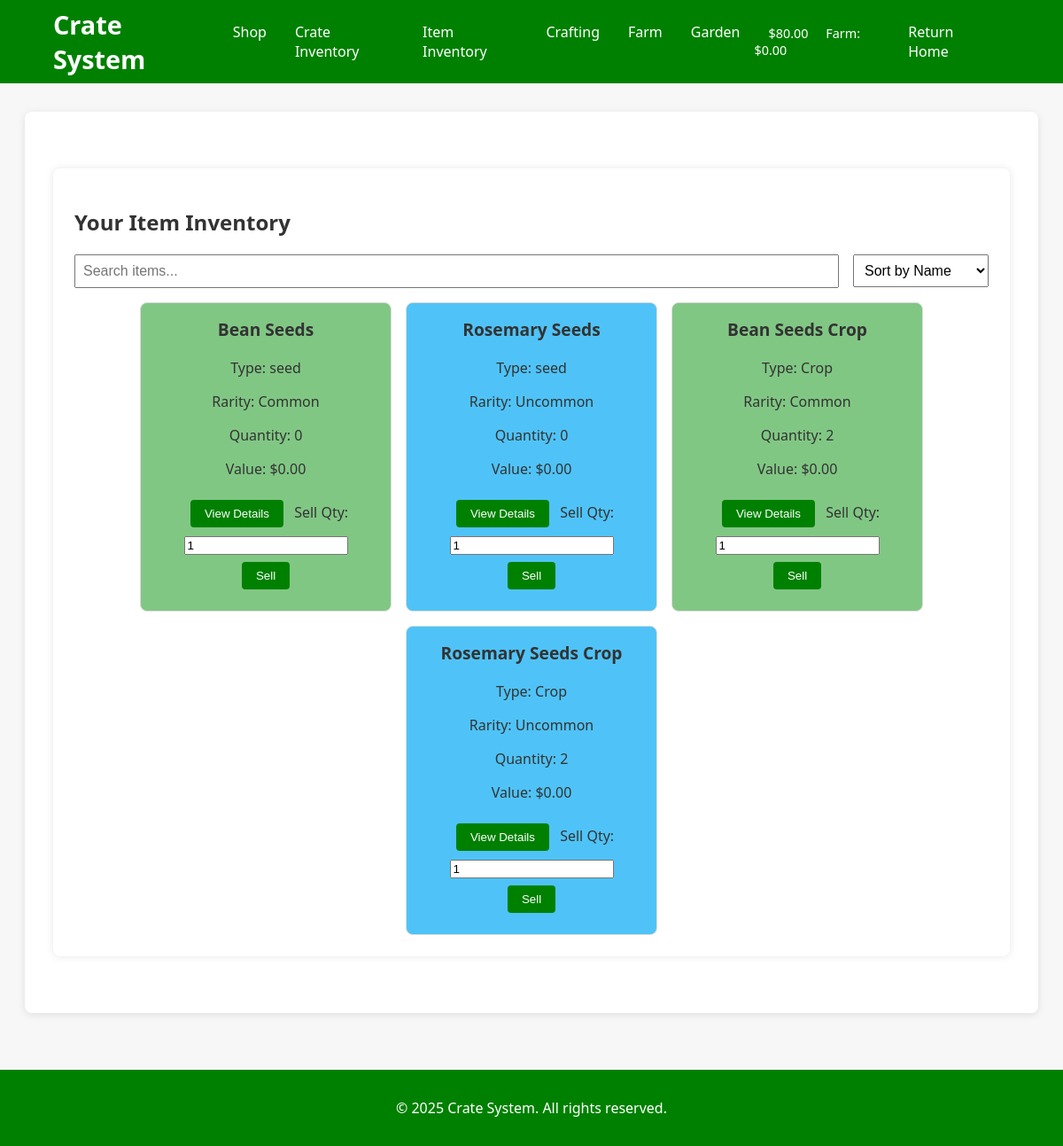
Page /crates/items/ (signed in) on the committed database.
### apps/users/models.py (models this page shows, shortened)
class UserProfile(models.Model):
    user = models.OneToOneField(User, on_delete=models.CASCADE)
    tc_consent = models.BooleanField(default=False)
    consent_date = models.DateTimeField(auto_now_add=True)
    friends = models.ManyToManyField("self", symmetrical=False, blank=True)
    bingo_board = models.JSONField(default=list)
    total_crates_opened = models.PositiveIntegerField(default=0)
    total_garden_plants = models.PositiveIntegerField(default=0)
    most_used_garden_crop = models.CharField(max_length=50, blank=True)
    total_casino_games_played = models.PositiveIntegerField(default=0)
    total_casino_wagered = models.DecimalField(max_digits=12, decimal_places=2, default=Decimal('0.00'))
    total_casino_green_bets = models.PositiveIntegerField(default=0)
    total_casino_green_fund_donated = models.DecimalField(max_digits=12, decimal_places=2, default=Decimal('0.00'))
    total_casino_wins = models.PositiveIntegerField(default=0)
    total_items_crafted = models.PositiveIntegerField(default=0)
    rare_items_crafted = models.PositiveIntegerField(default=0)
    most_crafted_item = models.CharField(max_length=100, blank=True)
    climate_duels_played = models.PositiveIntegerField(default=0)
    climate_duels_won = models.PositiveIntegerField(default=0)
    climate_duel_eco_score = models.DecimalField(max_digits=12, decimal_places=2, default=Decimal('0.00'))
    currency_balance = models.DecimalField(max_digits=12, decimal_places=2, default=Decimal('0.00'))
    farm_currency = models.DecimalField(max_digits=12, decimal_places=2, default=Decimal('0.00'))
    total_experience = models.IntegerField(default=0)
    experience_points = models.IntegerField(default=0)
    level = models.IntegerField(default=1)

### apps/crates/models.py (models this page shows, shortened)
class InventoryItem(models.Model):
    user = models.ForeignKey(User, on_delete=models.CASCADE, related_name="inventory")
    item = models.ForeignKey(Item, on_delete=models.CASCADE)
    quantity = models.PositiveIntegerField(default=1)
    class Meta:
        unique_together = ("user", "item")

class Item(models.Model):
    ITEM_TYPES = [
        ("material", "Material"),
        ("blueprint", "Blueprint"),
        ("special", "Special Item"),
        ("consumable", "Consumable"),
        ("currency", "Currency"),
        ("Seed", "Seed"),
        ("crop", "Crop"),
    ]
    RARITY_LEVELS = [
        (1, "Common"),
        (2, "Uncommon"),
        (3, "Rare"),
        (4, "Epic"),
        (5, "Legendary"),
        (6, "Mythic"),
    ]
    name = models.CharField(max_length=100, unique=True)
    item_type = models.CharField(max_length=20, choices=ITEM_TYPES)
    rarity = models.IntegerField(choices=RARITY_LEVELS, default=1)
    rarity_multiplier = models.DecimalField(max_digits=5, decimal_places=2, default=1.00)
    is_stackable = models.BooleanField(default=True)
    base_value = models.DecimalField(max_digits=10, decimal_places=2, default=0.00)
    description = models.TextField(blank=True, null=True)
    @property
    def value(self):
        rarity_multipliers = {1: 1.0, 2: 1.5, 3: 2.5, 4: 5.0, 5: 10.0}
        multiplier = Decimal(rarity_multipliers.get(self.rarity, 1.0))
        return (self.base_value * multiplier).quantize(Decimal("0.01"))

### apps/crates/views.py (the view)
# urls.py: path("items/", item_inventory, name="item_inventory"),  # New URL for item inventory
@login_required
def item_inventory(request):
    inventory_items = InventoryItem.objects.filter(user=request.user)
    return render(request, "crates/item_inventory.html", {"inventory_items": inventory_items})

### apps/casino/context_processors.py (called while the page is built)
def green_fund_context(request):
    from apps.casino.models import GreenFund  # Import inside the function
    fund, created = GreenFund.objects.get_or_create(id=1)
    return {"green_fund": fund}

### templates/crates/item_inventory.html (shortened to what this page needs)
{% extends 'crates/base_crates.html' %}
{% load static %}
{% block content %}
<div class="inventory-container">
  <h2>Your Item Inventory</h2>
  <div class="inventory-controls">
    <input type="text" id="itemSearch" placeholder="Search items..." onkeyup="filterItems()">
    <select id="sortItems" onchange="sortItems()">
      <option value="name">Sort by Name</option>
    </select>
  </div>
  {% if inventory_items %}
  <div id="inventory-grid" class="inventory-grid">
    {% for inv_item in inventory_items %}
    <div class="inventory-card rarity-{{ inv_item.item.rarity }}"
         data-name="{{ inv_item.item.name }}"
         data-rarity="{{ inv_item.item.rarity }}"
         data-quantity="{{ inv_item.quantity }}">
      <h3>{{ inv_item.item.name }}</h3>
      <p>Type: {{ inv_item.item.get_item_type_display }}</p>
      <p>Rarity: {{ inv_item.item.get_rarity_display }}</p>
      <p>Quantity: {{ inv_item.quantity }}</p>
      <p>Value: ${{ inv_item.item.value }}</p>
      <button type="button" onclick="showItemDetails('{{ inv_item.item.id }}')">View Details</button>
      <label for="sell-quantity-{{ inv_item.item.id }}">Sell Qty:</label>
      <input type="number" id="sell-quantity-{{ inv_item.item.id }}" value="1" min="1">
      <button type="button" onclick="sellItem('{{ inv_item.item.id }}')">Sell</button>
    </div>
    {% endfor %}
  </div>
  {% else %}
    <p>You have not collected any items yet.</p>
  {% endif %}
</div>
{% endblock %}

### templates/crates/base_crates.html (shortened to what this page needs)
<!DOCTYPE html>
<html lang="en">
<head>
  {% load static %}
  <link rel="stylesheet" href="{% static 'css/crates.css' %}">
</head>
<body>
  <div class="d-flex flex-column min-vh-100">
    <header style="background-color: green;">
      <div class="header-container">
        <h1>Crate System</h1>
        <nav>
          <ul>
            <li><a href="{% url 'crate_shop' %}">Shop</a></li>
            <li><a href="{% url 'crate_inventory' %}">Crate Inventory</a></li>
            <li><a href="{% url 'item_inventory' %}">Item Inventory</a></li>
            <li><a href="{% url 'recipe_list' %}">Crafting</a></li>
            <li><a href="{% url 'building_list' %}">Farm</a></li>
            <li><a href="{% url 'garden_dashboard' %}">Garden</a></li>
          </ul>
        </nav>
        {% if user.is_authenticated %}
        <div class="currency-display">
          <span>${{ user.userprofile.currency_balance }}</span>
          <span>Farm: ${{ user.userprofile.farm_currency }}</span>
        </div>
        {% endif %}
        <nav>
          <ul>
            <li><a href="{% url 'home' %}">Return Home</a></li>
          </ul>
        </nav>
      </div>
    </header>
    <main class="flex-grow-1" style="flex: 1;">
      <div class="content-container" style="flex: 1;">
        {% block content %}{% endblock %}
      </div>
    </main>
    <footer style="background-color: green;">
      <p>&copy; 2025 Crate System. All rights reserved.</p>
    </footer>
  </div>
</body>
</html>

### apps/crates/static/css/crates.css (style rules this page uses)
html, body { height: 100%; }
.d-flex { display: flex; }
.flex-column { flex-direction: column; }
.min-vh-100 { min-height: 100vh; }
.flex-grow-1 { flex-grow: 1; }
body { font-family: 'Segoe UI', Tahoma, Geneva, Verdana, sans-serif; background-color: #f7f7f7; margin: 0; color: #333; }
header { background-color: green; color: #fff; position: sticky; top: 0; z-index: 100; padding: 0.5rem 0; }
.header-container { width: 90%; max-width: 1200px; margin: 0 auto; display: flex; align-items: center; justify-content: space-between; }
header h1 { margin: 0; font-size: 1.8rem; }
nav ul { list-style: none; margin: 0; padding: 0; display: flex; }
nav ul li { margin: 0 1rem; }
nav ul li a { color: #fff; text-decoration: none; font-size: 1rem; transition: color 0.3s; }
.currency-display { font-size: 0.9rem; }
.currency-display span { margin-left: 1rem; }
.content-container { width: 90%; max-width: 1200px; margin: 2rem auto; background-color: #fff; padding: 2rem; border-radius: 8px; box-shadow: 0 2px 8px rgba(0,0,0,0.1); }
footer { background-color: green; color: #fff; text-align: center; padding: 1rem 0; margin-top: 2rem; }
button, .btn { background-color: green; border: none; border-radius: 4px; color: #fff; padding: 0.5rem 1rem; margin: 0.5rem; cursor: pointer; text-decoration: none; transition: background-color 0.3s; }
.inventory-container { margin: 2rem auto; max-width: 1200px; background-color: #ffffff; padding: 1.5rem; border-radius: 8px; box-shadow: 0 0 10px rgba(0,0,0,0.1); }
.inventory-controls { display: flex; justify-content: space-between; align-items: center; margin-bottom: 1rem; }
#itemSearch { flex: 1; padding: 0.5rem; font-size: 1rem; margin-right: 1rem; }
#sortItems { padding: 0.5rem; font-size: 1rem; }
.inventory-grid { display: flex; flex-wrap: wrap; gap: 1rem; justify-content: center; }
.inventory-card { background-color: #f9f9f9; border: 1px solid #ddd; border-radius: 8px; padding: 1rem; width: 250px; text-align: center; transition: transform 0.2s; cursor: pointer; }
.inventory-card h3 { margin-top: 0; font-size: 1.2rem; }
.inventory-card.rarity-1 { background-color: var(--rarity-common) !important; }
.inventory-card.rarity-2 { background-color: var(--rarity-uncommon) !important; }
main.flex-grow-1 { flex: 1; display: flex; flex-direction: column; }
.content-container { flex: 1; }

### static/css/variables.css (style rules this page uses)
:root { --rarity-common: #81C784; --rarity-uncommon: #4FC3F7; --rarity-rare: #FFF176; --rarity-epic: #F06292; --rarity-legendary: #FFB74D; }

### rows in the picture
InventoryItem: item.name "Bean Seeds", item.item_type "seed", item.rarity "Common", quantity "0", item.value "0.00", item.id "1"
InventoryItem: item.name "Rosemary Seeds", item.item_type "seed", item.rarity "Uncommon", quantity "0", item.value "0.00"
InventoryItem: item.name "Bean Seeds Crop", item.item_type "Crop", item.rarity "Common", quantity "2", item.value "0.00"
InventoryItem: item.name "Rosemary Seeds Crop", item.item_type "Crop", item.rarity "Uncommon", quantity "2", item.value "0.00"

### other values in the picture
{{ user.userprofile.currency_balance }} "80.00"
{{ user.userprofile.farm_currency }} "0.00"
